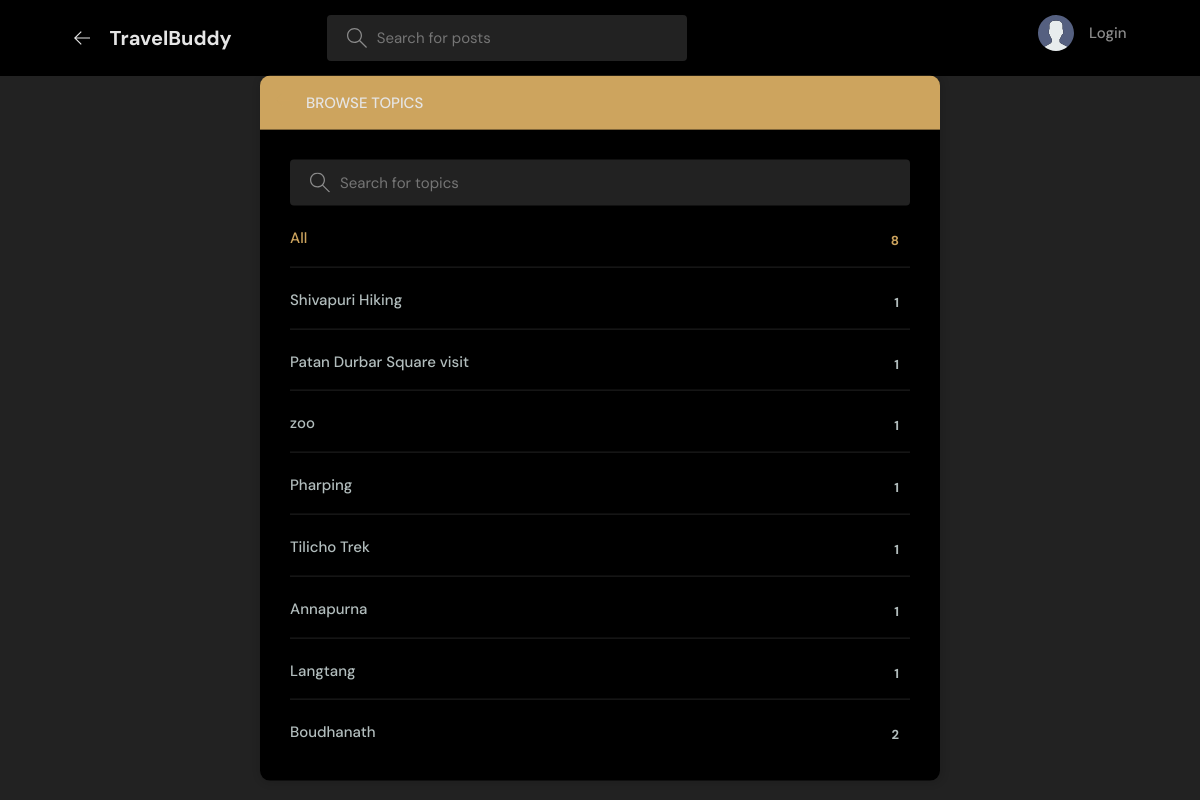
/mainpage/chatbox/topics/, run on the app's committed database.
### chatbox/models.py (models this page shows, shortened)
class Topic(models.Model):
    name = models.CharField(max_length=200)

### chatbox/views.py (the view)
# urls.py: path('topics/',views.topicsPage, name="topics"),
def topicsPage(request):
    q = request.GET.get('q') if request.GET.get('q') != None else ""
    topics = Topic.objects.filter(name__icontains=q)
    return render(request, 'chatbox/topics.html',{'topics':topics})

### chatbox/templates/chatbox/topics.html (shortened to what this page needs)
{% extends 'mains.html' %}
{% block content %}
<main class="create-room layout">
  <div class="container">
    <div class="layout__box">
      <div class="layout__boxHeader">
        <div class="layout__boxTitle">
          <a href="{% url 'index' %}">
            <svg version="1.1" xmlns="http://www.w3.org/2000/svg" width="32" height="32" viewBox="0 0 32 32">
              <title>arrow-left</title>
              <path
                d="M13.723 2.286l-13.723 13.714 13.719 13.714 1.616-1.611-10.96-10.96h27.625v-2.286h-27.625l10.965-10.965-1.616-1.607z">
              </path>
            </svg>
          </a>
          <h3>Browse Topics</h3>
        </div>
      </div>
      <div class="topics-page layout__body">
        <form action="" method="GET" class="header__search">
          <label>
            <input name="q" placeholder="Search for topics" />
          </label>
        </form>
        <ul class="topics__list">
          <li>
            <a href="{% url 'topics' %}" class="active">All <span>{{topics.count}}</span></a>
          </li>
          {% for topic in topics %}
          <li>
            <a href="{% url 'index' %}?q={{topic.name}}">{{ topic.name }} <span>{{topic.room_set.all.count}}</span></a>
          </li>
          {% endfor %}
        </ul>
      </div>
    </div>
  </div>
</main>
{% endblock content %}

### chatbox/static/styles/style.css (style rules this page uses)
:root { --color-main: #cda45e; --color-main-light: #e1f6fb; --color-dark: black; --color-dark-medium: #222; --color-dark-light: #696d97; --color-dark-light: #cda45e; --color-light: #e5e5e5; --color-gray: #8b8b8b; --color-light-gray: #b2bdbd; --color-bg: #222; --color-success: #5dd693; --color-error: #fc4b0b; }
* { font-family: "DM Sans", -apple-system, BlinkMacSystemFont, "Segoe UI", Roboto, Oxygen, Ubuntu, Cantarell, "Open Sans", "Helvetica Neue", sans-serif; margin: 0; padding: 0; box-sizing: border-box; text-rendering: optimizeLegibility; font-size: inherit; }
html { font-size: 56.25%; }
@media only screen and (min-width: 1200px) { html { font-size: 62.5%; } }
body { line-height: 1.6; font-weight: 400; font-size: 1.5rem; color: var(--color-light-gray); background-color: var(--color-bg); min-height: 100vh; }
a { display: inline-block; color: var(--color-main); text-decoration: none; }
.container { max-width: 120rem; width: 90%; margin: auto; }
.header__search>label { background-color: var(--color-dark-medium); padding: 1.3rem 1rem; display: flex; align-items: center; gap: 1rem; border-radius: 4px; }
.header__search svg { fill: var(--color-gray); width: 2rem; height: 2rem; margin-left: 1rem; }
.header__search input { width: 30rem; background: transparent; border: none; outline: none; color: var(--color-light); }
.layout { margin-top: 2.4rem; }
.layout>.container { display: flex; justify-content: space-between; align-items: flex-start; }
.layout__box { width: 90%; max-width: 48rem; min-height: 40rem; position: absolute; top: 50%; left: 50%; transform: translate(-50%, -46%); background-color: var(--color-dark); border-radius: 1rem; box-shadow: 1px 1px 6px 3px rgba(0, 0, 0, 0.1); overflow: hidden; }
.layout__boxHeader { display: flex; padding: 1.5rem; background-color: var(--color-dark-light); }
.layout__boxTitle { display: flex; gap: 1.5rem; align-items: center; }
.layout__boxTitle h3 { text-transform: uppercase; font-weight: 500; color: var(--color-light); }
.layout__boxTitle svg { width: 1.6rem; height: 1.6rem; fill: var(--color-main); }
.layout__body { margin: 3rem; }
.topics__list { list-style: none; }
.topics__list li a { display: flex; justify-content: space-between; margin-bottom: 3rem; font-weight: 500; color: var(--color-light-gray); transition: all 0.3s ease-in-out; }
.topics__list li a.active, .topics__list li a:hover { color: var(--color-main); }
.topics__list li a span { padding: 0.5rem 1rem; background-color: var(--color-dark); border-radius: 3px; font-size: 1.3rem; font-weight: 700; letter-spacing: 1px; }
.topics-page .topics__list li:not(:last-child) a { margin: 2rem 0; padding-bottom: 1rem; text-decoration: none; border-bottom: 1px solid var(--color-dark-medium); }
.topics-page .header__search { display: block; }
.create-room.layout .layout__box { max-width: 68rem; }

### data on the page
Topic: name "Shivapuri Hiking", room_set.all.count "1"
Topic: name "Patan Durbar Square visit", room_set.all.count "1"
Topic: name "zoo", room_set.all.count "1"
Topic: name "Pharping", room_set.all.count "1"
Topic: name "Tilicho Trek", room_set.all.count "1"
Topic: name "Annapurna", room_set.all.count "1"
Topic: name "Langtang", room_set.all.count "1"
Topic: name "Boudhanath", room_set.all.count "2"

### other printed values
{{ topics.count }} "8"
